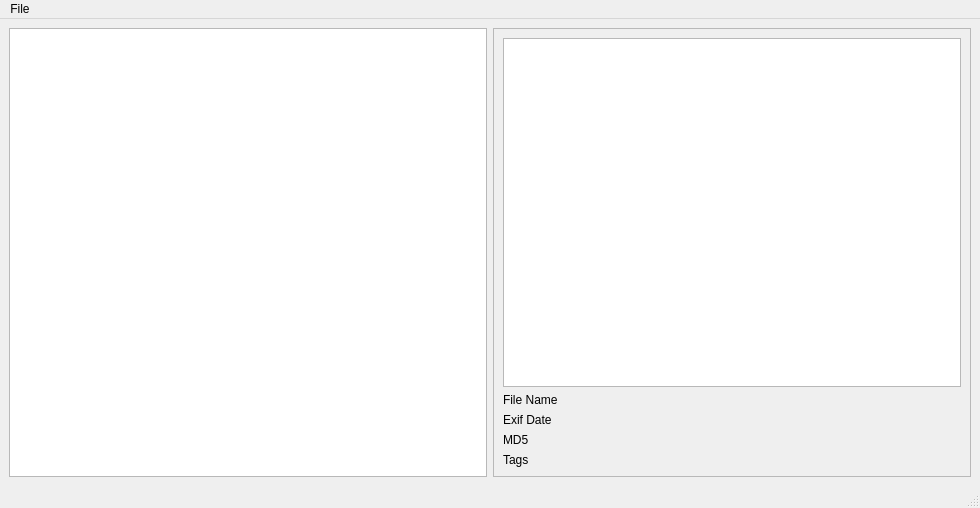
<?xml version="1.0" encoding="UTF-8"?>
<ui version="4.0">
 <class>MainWindow</class>
 <widget class="QMainWindow" name="MainWindow">
  <property name="geometry">
   <rect>
    <x>0</x>
    <y>0</y>
    <width>980</width>
    <height>508</height>
   </rect>
  </property>
  <property name="windowTitle">
   <string>MainWindow</string>
  </property>
  <widget class="QWidget" name="centralwidget">
   <layout class="QHBoxLayout" name="horizontalLayout">
    <item>
     <widget class="QListView" name="listView">
      <property name="movement">
       <enum>QListView::Static</enum>
      </property>
      <property name="resizeMode">
       <enum>QListView::Fixed</enum>
      </property>
     </widget>
    </item>
    <item>
     <widget class="QFrame" name="frame">
      <property name="frameShape">
       <enum>QFrame::StyledPanel</enum>
      </property>
      <property name="frameShadow">
       <enum>QFrame::Raised</enum>
      </property>
      <layout class="QVBoxLayout" name="verticalLayout">
       <property name="sizeConstraint">
        <enum>QLayout::SetDefaultConstraint</enum>
       </property>
       <item>
        <widget class="QGraphicsView" name="graphicsView"/>
       </item>
       <item>
        <layout class="QFormLayout" name="formLayout">
         <property name="sizeConstraint">
          <enum>QLayout::SetDefaultConstraint</enum>
         </property>
         <property name="fieldGrowthPolicy">
          <enum>QFormLayout::ExpandingFieldsGrow</enum>
         </property>
         <item row="0" column="0">
          <widget class="QLabel" name="label">
           <property name="text">
            <string>File Name</string>
           </property>
          </widget>
         </item>
         <item row="1" column="0">
          <widget class="QLabel" name="label_2">
           <property name="text">
            <string>Exif Date</string>
           </property>
          </widget>
         </item>
         <item row="2" column="0">
          <widget class="QLabel" name="label_3">
           <property name="text">
            <string>MD5</string>
           </property>
          </widget>
         </item>
         <item row="3" column="0">
          <widget class="QLabel" name="label_4">
           <property name="text">
            <string>Tags</string>
           </property>
          </widget>
         </item>
        </layout>
       </item>
      </layout>
     </widget>
    </item>
   </layout>
  </widget>
  <widget class="QMenuBar" name="menubar">
   <property name="geometry">
    <rect>
     <x>0</x>
     <y>0</y>
     <width>980</width>
     <height>27</height>
    </rect>
   </property>
   <widget class="QMenu" name="menuFile">
    <property name="title">
     <string>File</string>
    </property>
    <addaction name="actionOpen_Folder"/>
    <addaction name="actionSave_Tags"/>
   </widget>
   <addaction name="menuFile"/>
  </widget>
  <widget class="QStatusBar" name="statusbar"/>
  <action name="actionOpen_Folder">
   <property name="text">
    <string>Open Folder</string>
   </property>
  </action>
  <action name="actionSave_Tags">
   <property name="text">
    <string>Save Tags</string>
   </property>
  </action>
 </widget>
 <resources/>
 <connections/>
</ui>
